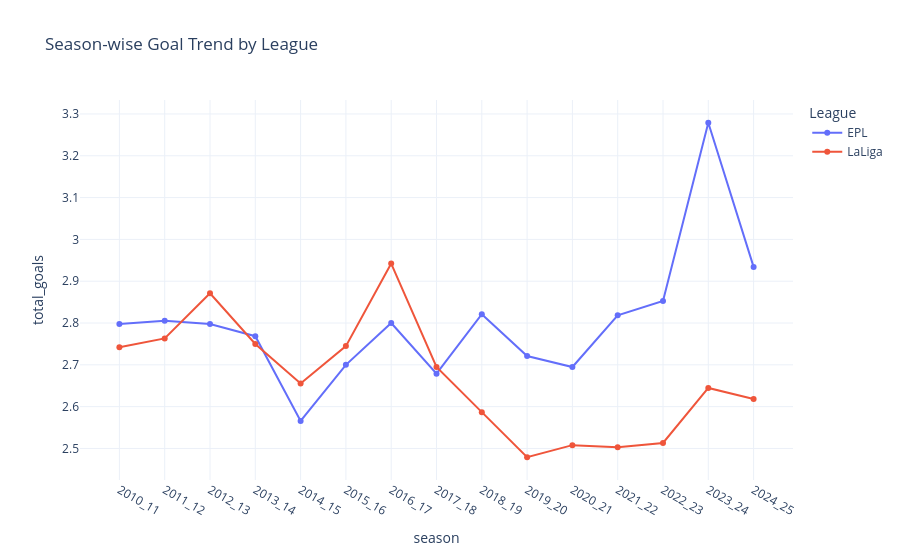

Notebook code cell kept with this figure:
### Code cell
season_league_trend = df.groupby(["season", "League"])["total_goals"].mean().reset_index()

fig6b = px.line(
    season_league_trend,
    x="season",
    y="total_goals",
    color="League",
    markers=True,
    title="Season-wise Goal Trend by League"
)

fig6b.update_layout(template="plotly_white")
fig6b.show()

### Figure 1 — Plotly figure (JSON) as saved in the notebook; plotly's stock layout.template omitted (floating-point values rounded to 4 significant figures)
{"data": [{"hovertemplate": "League=EPL<br>season=%{x}<br>total_goals=%{y}<extra></extra>", "legendgroup": "EPL", "line": {"color": "#636efa", "dash": "solid"}, "marker": {"symbol": "circle"}, "mode": "lines+markers", "name": "EPL", "orientation": "v", "showlegend": true, "type": "scatter", "x": ["2010_11", "2011_12", "2012_13", "2013_14", "2014_15", "2015_16", "2016_17", "2017_18", "2018_19", "2019_20", "2020_21", "2021_22", "2022_23", "2023_24", "2024_25"], "xaxis": "x", "y": [2.797, 2.805, 2.797, 2.768, 2.566, 2.7, 2.8, 2.679, 2.821, 2.721, 2.695, 2.818, 2.853, 3.279, 2.934], "yaxis": "y"}, {"hovertemplate": "League=LaLiga<br>season=%{x}<br>total_goals=%{y}<extra></extra>", "legendgroup": "LaLiga", "line": {"color": "#EF553B", "dash": "solid"}, "marker": {"symbol": "circle"}, "mode": "lines+markers", "name": "LaLiga", "orientation": "v", "showlegend": true, "type": "scatter", "x": ["2010_11", "2011_12", "2012_13", "2013_14", "2014_15", "2015_16", "2016_17", "2017_18", "2018_19", "2019_20", "2020_21", "2021_22", "2022_23", "2023_24", "2024_25"], "xaxis": "x", "y": [2.742, 2.763, 2.871, 2.75, 2.655, 2.745, 2.942, 2.695, 2.587, 2.479, 2.508, 2.503, 2.513, 2.645, 2.618], "yaxis": "y"}], "layout": {"legend": {"title": {"text": "League"}, "tracegroupgap": 0}, "title": {"text": "Season-wise Goal Trend by League"}, "xaxis": {"anchor": "y", "domain": [0, 1], "title": {"text": "season"}}, "yaxis": {"anchor": "x", "domain": [0, 1], "title": {"text": "total_goals"}}}}
